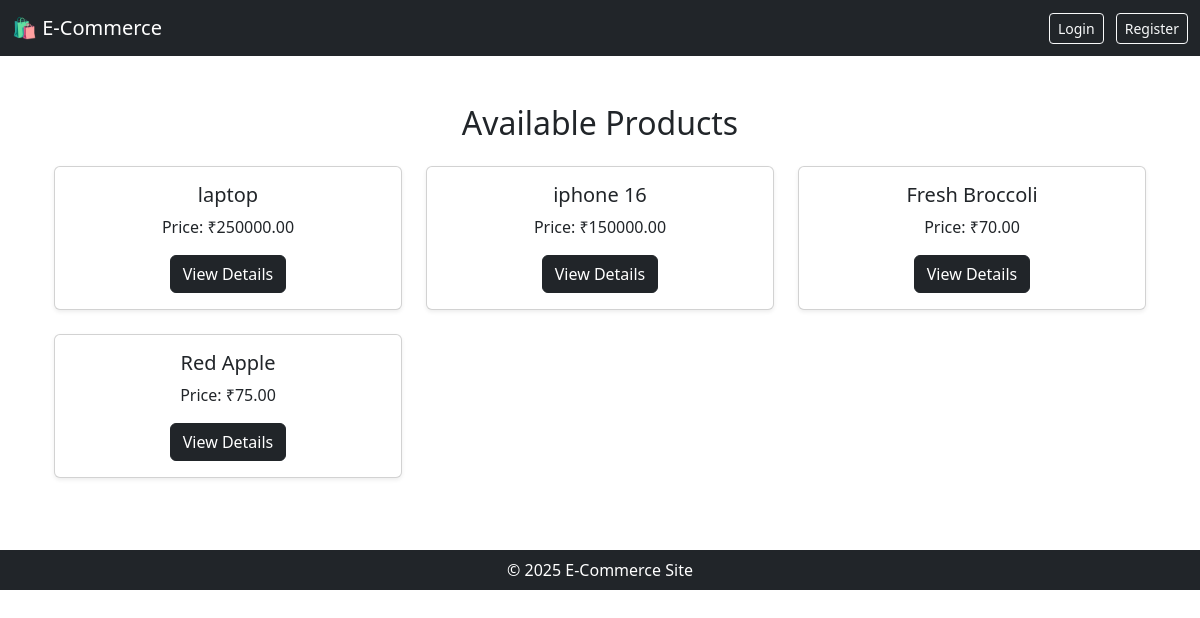
The page / on the database its author committed.
### products/models.py (models this page shows, shortened)
class Product(models.Model):
    name = models.CharField(max_length=200)
    slug = models.SlugField(unique=True, blank=True)
    category = models.CharField(max_length=100, blank=True)
    price = models.DecimalField(max_digits=10, decimal_places=2)
    stock = models.PositiveIntegerField(default=0)
    description = models.TextField(blank=True)
    image = models.URLField(blank=True)
    created_at = models.DateTimeField(auto_now_add=True)
    is_deleted = models.BooleanField(default=False)

### products/views.py (the view)
# urls.py: path('', views.product_list, name='product_list'),  # ✅ home page
def product_list(request):
    products = Product.objects.all()
    return render(request, "products/product_list.html", {"products": products})

### templates/products/product_list.html
{% extends "base.html" %}
{% block content %}
<div class="container mt-5">
  <h2 class="text-center mb-4">Available Products</h2>
  {% if products %}
    <div class="row">
      {% for product in products %}
        <div class="col-md-4 mb-4">
          <div class="card shadow-sm">
            <div class="card-body text-center">
              <h5>{{ product.name }}</h5>
              <p>Price: ₹{{ product.price }}</p>
              <a href="{% url 'product_detail' product.id %}" class="btn btn-dark">View Details</a>
            </div>
          </div>
        </div>
      {% endfor %}
    </div>
  {% else %}
    <p class="text-center">No products available right now.</p>
  {% endif %}
</div>
{% endblock %}

### rows shown on the page
Product: name "laptop", price "250000.00"
Product: name "iphone 16", price "150000.00"
Product: name "Fresh Broccoli", price "70.00"
Product: name "Red Apple", price "75.00"
